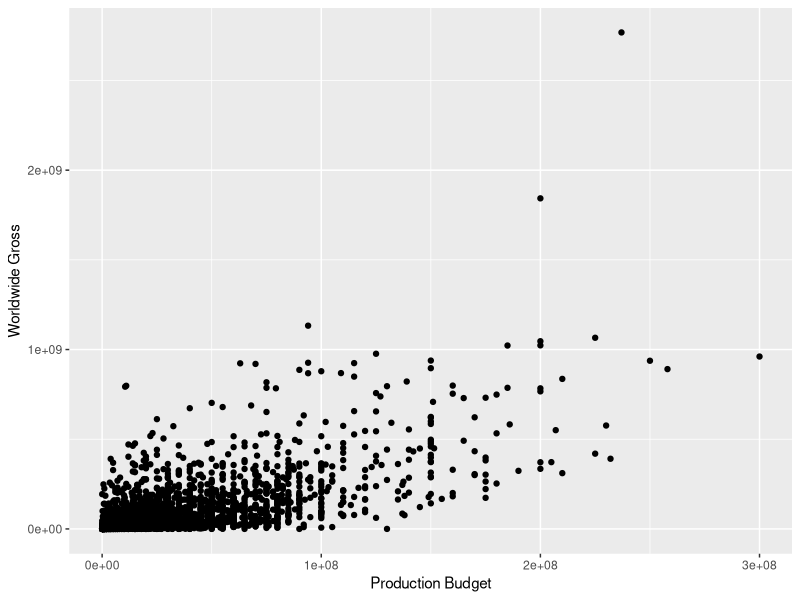

This figure's R source:
library(tidyverse)

df <- read_csv("data/movies.csv")
ggplot(df) +
  geom_point(aes(x = `Production Budget`, y = `Worldwide Gross`))
